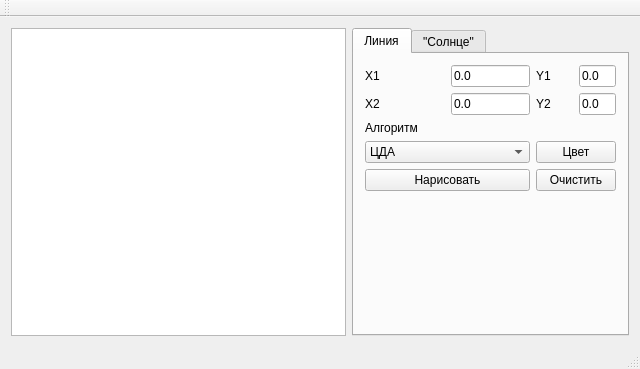
<?xml version="1.0" encoding="UTF-8"?>
<ui version="4.0">
 <class>MainWindow</class>
 <widget class="QMainWindow" name="MainWindow">
  <property name="geometry">
   <rect>
    <x>0</x>
    <y>0</y>
    <width>640</width>
    <height>369</height>
   </rect>
  </property>
  <property name="windowTitle">
   <string>Лабораторная 3</string>
  </property>
  <widget class="QWidget" name="centralWidget">
   <layout class="QHBoxLayout" name="horizontalLayout" stretch="3,1">
    <item>
     <widget class="QGraphicsView" name="graphicsView">
      <property name="minimumSize">
       <size>
        <width>300</width>
        <height>300</height>
       </size>
      </property>
     </widget>
    </item>
    <item>
     <widget class="QTabWidget" name="tabWidget">
      <property name="currentIndex">
       <number>0</number>
      </property>
      <widget class="QWidget" name="tab">
       <attribute name="title">
        <string>Линия</string>
       </attribute>
       <layout class="QGridLayout" name="gridLayout" columnstretch="1,1,1,1" columnminimumwidth="1,1,1,1">
        <item row="5" column="0">
         <spacer name="verticalSpacer">
          <property name="orientation">
           <enum>Qt::Vertical</enum>
          </property>
          <property name="sizeHint" stdset="0">
           <size>
            <width>20</width>
            <height>40</height>
           </size>
          </property>
         </spacer>
        </item>
        <item row="0" column="1">
         <widget class="QLineEdit" name="lineEdit">
          <property name="text">
           <string>0.0</string>
          </property>
         </widget>
        </item>
        <item row="0" column="2">
         <widget class="QLabel" name="label_3">
          <property name="text">
           <string>Y1</string>
          </property>
         </widget>
        </item>
        <item row="0" column="3">
         <widget class="QLineEdit" name="lineEdit_3">
          <property name="text">
           <string>0.0</string>
          </property>
         </widget>
        </item>
        <item row="1" column="0">
         <widget class="QLabel" name="label_4">
          <property name="text">
           <string>X2</string>
          </property>
         </widget>
        </item>
        <item row="1" column="1">
         <widget class="QLineEdit" name="lineEdit_2">
          <property name="text">
           <string>0.0</string>
          </property>
         </widget>
        </item>
        <item row="1" column="2">
         <widget class="QLabel" name="label_5">
          <property name="text">
           <string>Y2</string>
          </property>
         </widget>
        </item>
        <item row="1" column="3">
         <widget class="QLineEdit" name="lineEdit_4">
          <property name="text">
           <string>0.0</string>
          </property>
         </widget>
        </item>
        <item row="2" column="0" colspan="2">
         <widget class="QLabel" name="label">
          <property name="text">
           <string>Алгоритм</string>
          </property>
         </widget>
        </item>
        <item row="3" column="2" colspan="2">
         <widget class="QPushButton" name="pushButton_3">
          <property name="text">
           <string>Цвет</string>
          </property>
         </widget>
        </item>
        <item row="4" column="2" colspan="2">
         <widget class="QPushButton" name="pushButton_2">
          <property name="text">
           <string>Очистить</string>
          </property>
         </widget>
        </item>
        <item row="0" column="0">
         <widget class="QLabel" name="label_2">
          <property name="text">
           <string>Х1</string>
          </property>
         </widget>
        </item>
        <item row="4" column="0" colspan="2">
         <widget class="QPushButton" name="pushButton">
          <property name="text">
           <string>Нарисовать</string>
          </property>
         </widget>
        </item>
        <item row="3" column="0" colspan="2">
         <widget class="QComboBox" name="comboBox">
          <item>
           <property name="text">
            <string>ЦДА</string>
           </property>
          </item>
          <item>
           <property name="text">
            <string>Брезенхем цел.</string>
           </property>
          </item>
          <item>
           <property name="text">
            <string>Брезенхем дроб.</string>
           </property>
          </item>
          <item>
           <property name="text">
            <string>Брезенхем улучш.</string>
           </property>
          </item>
          <item>
           <property name="text">
            <string>Стандартный алгоритм</string>
           </property>
          </item>
          <item>
           <property name="text">
            <string>Ву</string>
           </property>
          </item>
         </widget>
        </item>
       </layout>
      </widget>
      <widget class="QWidget" name="tab_2">
       <attribute name="title">
        <string>&quot;Солнце&quot;</string>
       </attribute>
       <layout class="QGridLayout" name="gridLayout_2" columnstretch="1,1,1,1" columnminimumwidth="1,1,1,1">
        <item row="0" column="0">
         <widget class="QLabel" name="label_6">
          <property name="text">
           <string>Xц.</string>
          </property>
         </widget>
        </item>
        <item row="0" column="1">
         <widget class="QLineEdit" name="lineEdit_5">
          <property name="text">
           <string>0.0</string>
          </property>
         </widget>
        </item>
        <item row="0" column="2">
         <widget class="QLabel" name="label_7">
          <property name="text">
           <string>Yц.</string>
          </property>
         </widget>
        </item>
        <item row="0" column="3">
         <widget class="QLineEdit" name="lineEdit_6">
          <property name="text">
           <string>0.0</string>
          </property>
         </widget>
        </item>
        <item row="1" column="0">
         <widget class="QLabel" name="label_8">
          <property name="text">
           <string>Радиус</string>
          </property>
         </widget>
        </item>
        <item row="1" column="1">
         <widget class="QLineEdit" name="lineEdit_7">
          <property name="text">
           <string>0.0</string>
          </property>
         </widget>
        </item>
        <item row="1" column="2">
         <widget class="QLabel" name="label_9">
          <property name="text">
           <string>Угол</string>
          </property>
         </widget>
        </item>
        <item row="1" column="3">
         <widget class="QLineEdit" name="lineEdit_8">
          <property name="text">
           <string>0.0</string>
          </property>
         </widget>
        </item>
        <item row="2" column="0" colspan="2">
         <widget class="QLabel" name="label_10">
          <property name="text">
           <string>Алгоритм</string>
          </property>
         </widget>
        </item>
        <item row="3" column="0" colspan="2">
         <widget class="QComboBox" name="comboBox_2">
          <item>
           <property name="text">
            <string>ЦДА</string>
           </property>
          </item>
          <item>
           <property name="text">
            <string>Брезенхем цел.</string>
           </property>
          </item>
          <item>
           <property name="text">
            <string>Брезенхем дроб.</string>
           </property>
          </item>
          <item>
           <property name="text">
            <string>Брезенхем улучш.</string>
           </property>
          </item>
          <item>
           <property name="text">
            <string>Стандартный алгоритм</string>
           </property>
          </item>
          <item>
           <property name="text">
            <string>Ву</string>
           </property>
          </item>
         </widget>
        </item>
        <item row="3" column="2" colspan="2">
         <widget class="QPushButton" name="pushButton_4">
          <property name="text">
           <string>Цвет</string>
          </property>
         </widget>
        </item>
        <item row="4" column="0" colspan="2">
         <widget class="QPushButton" name="pushButton_5">
          <property name="text">
           <string>Нарисовать</string>
          </property>
         </widget>
        </item>
        <item row="4" column="2" colspan="2">
         <widget class="QPushButton" name="pushButton_6">
          <property name="text">
           <string>Очистить</string>
          </property>
         </widget>
        </item>
        <item row="5" column="0">
         <spacer name="verticalSpacer_2">
          <property name="orientation">
           <enum>Qt::Vertical</enum>
          </property>
          <property name="sizeHint" stdset="0">
           <size>
            <width>20</width>
            <height>40</height>
           </size>
          </property>
         </spacer>
        </item>
       </layout>
      </widget>
     </widget>
    </item>
   </layout>
  </widget>
  <widget class="QMenuBar" name="menuBar">
   <property name="geometry">
    <rect>
     <x>0</x>
     <y>0</y>
     <width>640</width>
     <height>21</height>
    </rect>
   </property>
  </widget>
  <widget class="QToolBar" name="mainToolBar">
   <attribute name="toolBarArea">
    <enum>TopToolBarArea</enum>
   </attribute>
   <attribute name="toolBarBreak">
    <bool>false</bool>
   </attribute>
  </widget>
  <widget class="QStatusBar" name="statusBar"/>
 </widget>
 <layoutdefault spacing="6" margin="11"/>
 <resources/>
 <connections/>
</ui>
